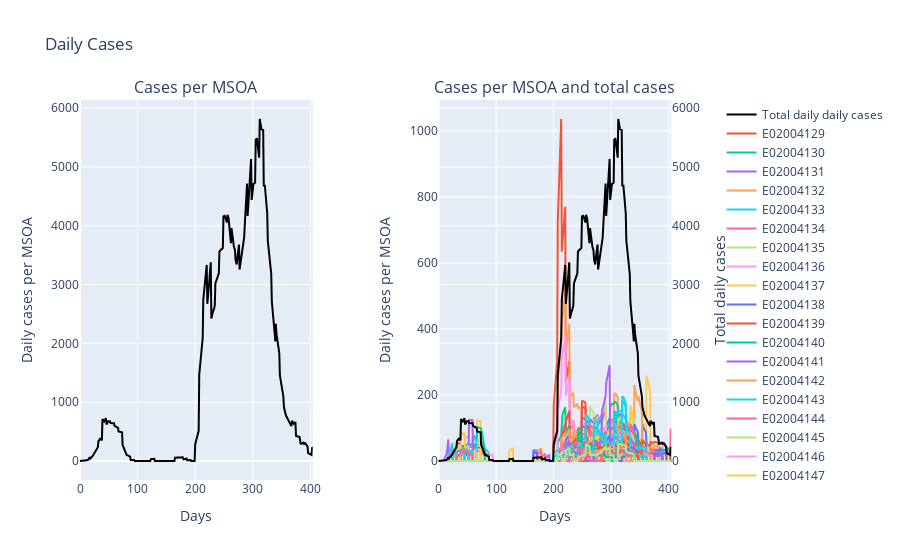

The code cell stored with this chart in its notebook:
### Code cell
# More complicated example includes secondary axis for the total cases *and* shows how to have two plots at once
fig = make_subplots(specs=[[{"secondary_y": False}, {"secondary_y": True}]], rows=1, cols=2, 
                    subplot_titles=(f"Cases per MSOA", f"Cases per MSOA and total cases"))

# First chart. Just the total cases
total = cases_msoa_melt.groupby('day').sum()
fig.add_trace(
    go.Scatter(x=total.index, y=total.cases,
               mode="lines", line={'color': 'black'}, name="Total daily daily cases"),
    row=1, col= 1)

# Second chart. Total cases by MSOA and total cases on secondary axis (need a trace for each MSOA)
for msoa in cases_msoa_melt.index.unique():
    df = cases_msoa_melt.loc[msoa]
    fig.add_trace(
        go.Scatter(x=df.day, y=df.cases, mode="lines", name=f"{msoa}"),
        secondary_y = False, row=1, col= 2)

fig.add_trace(
    go.Scatter(x=total.index, y=total.cases,
               mode="lines", line={'color': 'black'}, name="Total daily daily cases"),
    secondary_y = True, row=1, col= 2)
#del total, df

fig.update_layout(title_text="Daily Cases") # Add figure title
fig.update_xaxes(title_text="Days") # Set x-axis title

# Set y-axes titles
fig.update_yaxes(title_text="Daily cases per MSOA", secondary_y=False)
fig.update_yaxes(title_text="Total daily cases", secondary_y=True)

fig.show()

### Figure 1 — Plotly figure (JSON) as saved in the notebook; plotly's stock layout.template omitted (floating-point values rounded to 4 significant figures; data arrays with more than 128 entries replaced by an {"elided": "..."} marker saying what was removed)
{"data": [{"line": {"color": "black"}, "mode": "lines", "name": "Total daily daily cases", "type": "scatter", "x": {"elided": "405 int values"}, "xaxis": "x", "y": {"elided": "405 int values"}, "yaxis": "y"}, {"mode": "lines", "name": "E02004129", "type": "scatter", "x": {"elided": "405 int values"}, "xaxis": "x2", "y": {"elided": "405 int values"}, "yaxis": "y2"}, {"mode": "lines", "name": "E02004130", "type": "scatter", "x": {"elided": "405 int values"}, "xaxis": "x2", "y": {"elided": "405 int values"}, "yaxis": "y2"}, {"mode": "lines", "name": "E02004131", "type": "scatter", "x": {"elided": "405 int values"}, "xaxis": "x2", "y": {"elided": "405 int values"}, "yaxis": "y2"}, {"mode": "lines", "name": "E02004132", "type": "scatter", "x": {"elided": "405 int values"}, "xaxis": "x2", "y": {"elided": "405 int values"}, "yaxis": "y2"}, {"mode": "lines", "name": "E02004133", "type": "scatter", "x": {"elided": "405 int values"}, "xaxis": "x2", "y": {"elided": "405 int values"}, "yaxis": "y2"}, {"mode": "lines", "name": "E02004134", "type": "scatter", "x": {"elided": "405 int values"}, "xaxis": "x2", "y": {"elided": "405 int values"}, "yaxis": "y2"}, {"mode": "lines", "name": "E02004135", "type": "scatter", "x": {"elided": "405 int values"}, "xaxis": "x2", "y": {"elided": "405 int values"}, "yaxis": "y2"}, {"mode": "lines", "name": "E02004136", "type": "scatter", "x": {"elided": "405 int values"}, "xaxis": "x2", "y": {"elided": "405 int values"}, "yaxis": "y2"}, {"mode": "lines", "name": "E02004137", "type": "scatter", "x": {"elided": "405 int values"}, "xaxis": "x2", "y": {"elided": "405 int values"}, "yaxis": "y2"}, {"mode": "lines", "name": "E02004138", "type": "scatter", "x": {"elided": "405 int values"}, "xaxis": "x2", "y": {"elided": "405 int values"}, "yaxis": "y2"}, {"mode": "lines", "name": "E02004139", "type": "scatter", "x": {"elided": "405 int values"}, "xaxis": "x2", "y": {"elided": "405 int values"}, "yaxis": "y2"}, {"mode": "lines", "name": "E02004140", "type": "scatter", "x": {"elided": "405 int values"}, "xaxis": "x2", "y": {"elided": "405 int values"}, "yaxis": "y2"}, {"mode": "lines", "name": "E02004141", "type": "scatter", "x": {"elided": "405 int values"}, "xaxis": "x2", "y": {"elided": "405 int values"}, "yaxis": "y2"}, {"mode": "lines", "name": "E02004142", "type": "scatter", "x": {"elided": "405 int values"}, "xaxis": "x2", "y": {"elided": "405 int values"}, "yaxis": "y2"}, {"mode": "lines", "name": "E02004143", "type": "scatter", "x": {"elided": "405 int values"}, "xaxis": "x2", "y": {"elided": "405 int values"}, "yaxis": "y2"}, {"mode": "lines", "name": "E02004144", "type": "scatter", "x": {"elided": "405 int values"}, "xaxis": "x2", "y": {"elided": "405 int values"}, "yaxis": "y2"}, {"mode": "lines", "name": "E02004145", "type": "scatter", "x": {"elided": "405 int values"}, "xaxis": "x2", "y": {"elided": "405 int values"}, "yaxis": "y2"}, {"mode": "lines", "name": "E02004146", "type": "scatter", "x": {"elided": "405 int values"}, "xaxis": "x2", "y": {"elided": "405 int values"}, "yaxis": "y2"}, {"mode": "lines", "name": "E02004147", "type": "scatter", "x": {"elided": "405 int values"}, "xaxis": "x2", "y": {"elided": "405 int values"}, "yaxis": "y2"}, {"mode": "lines", "name": "E02004148", "type": "scatter", "x": {"elided": "405 int values"}, "xaxis": "x2", "y": {"elided": "405 int values"}, "yaxis": "y2"}, {"mode": "lines", "name": "E02004149", "type": "scatter", "x": {"elided": "405 int values"}, "xaxis": "x2", "y": {"elided": "405 int values"}, "yaxis": "y2"}, {"mode": "lines", "name": "E02004150", "type": "scatter", "x": {"elided": "405 int values"}, "xaxis": "x2", "y": {"elided": "405 int values"}, "yaxis": "y2"}, {"mode": "lines", "name": "E02004151", "type": "scatter", "x": {"elided": "405 int values"}, "xaxis": "x2", "y": {"elided": "405 int values"}, "yaxis": "y2"}, {"mode": "lines", "name": "E02004152", "type": "scatter", "x": {"elided": "405 int values"}, "xaxis": "x2", "y": {"elided": "405 int values"}, "yaxis": "y2"}, {"mode": "lines", "name": "E02004153", "type": "scatter", "x": {"elided": "405 int values"}, "xaxis": "x2", "y": {"elided": "405 int values"}, "yaxis": "y2"}, {"mode": "lines", "name": "E02004154", "type": "scatter", "x": {"elided": "405 int values"}, "xaxis": "x2", "y": {"elided": "405 int values"}, "yaxis": "y2"}, {"mode": "lines", "name": "E02004155", "type": "scatter", "x": {"elided": "405 int values"}, "xaxis": "x2", "y": {"elided": "405 int values"}, "yaxis": "y2"}, {"mode": "lines", "name": "E02004156", "type": "scatter", "x": {"elided": "405 int values"}, "xaxis": "x2", "y": {"elided": "405 int values"}, "yaxis": "y2"}, {"mode": "lines", "name": "E02004157", "type": "scatter", "x": {"elided": "405 int values"}, "xaxis": "x2", "y": {"elided": "405 int values"}, "yaxis": "y2"}, {"mode": "lines", "name": "E02004158", "type": "scatter", "x": {"elided": "405 int values"}, "xaxis": "x2", "y": {"elided": "405 int values"}, "yaxis": "y2"}, {"mode": "lines", "name": "E02004159", "type": "scatter", "x": {"elided": "405 int values"}, "xaxis": "x2", "y": {"elided": "405 int values"}, "yaxis": "y2"}, {"mode": "lines", "name": "E02004160", "type": "scatter", "x": {"elided": "405 int values"}, "xaxis": "x2", "y": {"elided": "405 int values"}, "yaxis": "y2"}, {"mode": "lines", "name": "E02004161", "type": "scatter", "x": {"elided": "405 int values"}, "xaxis": "x2", "y": {"elided": "405 int values"}, "yaxis": "y2"}, {"mode": "lines", "name": "E02004162", "type": "scatter", "x": {"elided": "405 int values"}, "xaxis": "x2", "y": {"elided": "405 int values"}, "yaxis": "y2"}, {"mode": "lines", "name": "E02004163", "type": "scatter", "x": {"elided": "405 int values"}, "xaxis": "x2", "y": {"elided": "405 int values"}, "yaxis": "y2"}, {"mode": "lines", "name": "E02004164", "type": "scatter", "x": {"elided": "405 int values"}, "xaxis": "x2", "y": {"elided": "405 int values"}, "yaxis": "y2"}, {"mode": "lines", "name": "E02004165", "type": "scatter", "x": {"elided": "405 int values"}, "xaxis": "x2", "y": {"elided": "405 int values"}, "yaxis": "y2"}, {"mode": "lines", "name": "E02004166", "type": "scatter", "x": {"elided": "405 int values"}, "xaxis": "x2", "y": {"elided": "405 int values"}, "yaxis": "y2"}, {"mode": "lines", "name": "E02004167", "type": "scatter", "x": {"elided": "405 int values"}, "xaxis": "x2", "y": {"elided": "405 int values"}, "yaxis": "y2"}, {"mode": "lines", "name": "E02004168", "type": "scatter", "x": {"elided": "405 int values"}, "xaxis": "x2", "y": {"elided": "405 int values"}, "yaxis": "y2"}, {"mode": "lines", "name": "E02004169", "type": "scatter", "x": {"elided": "405 int values"}, "xaxis": "x2", "y": {"elided": "405 int values"}, "yaxis": "y2"}, {"mode": "lines", "name": "E02004170", "type": "scatter", "x": {"elided": "405 int values"}, "xaxis": "x2", "y": {"elided": "405 int values"}, "yaxis": "y2"}, {"mode": "lines", "name": "E02004171", "type": "scatter", "x": {"elided": "405 int values"}, "xaxis": "x2", "y": {"elided": "405 int values"}, "yaxis": "y2"}, {"mode": "lines", "name": "E02004172", "type": "scatter", "x": {"elided": "405 int values"}, "xaxis": "x2", "y": {"elided": "405 int values"}, "yaxis": "y2"}, {"mode": "lines", "name": "E02004173", "type": "scatter", "x": {"elided": "405 int values"}, "xaxis": "x2", "y": {"elided": "405 int values"}, "yaxis": "y2"}, {"mode": "lines", "name": "E02004174", "type": "scatter", "x": {"elided": "405 int values"}, "xaxis": "x2", "y": {"elided": "405 int values"}, "yaxis": "y2"}, {"mode": "lines", "name": "E02004175", "type": "scatter", "x": {"elided": "405 int values"}, "xaxis": "x2", "y": {"elided": "405 int values"}, "yaxis": "y2"}, {"mode": "lines", "name": "E02004176", "type": "scatter", "x": {"elided": "405 int values"}, "xaxis": "x2", "y": {"elided": "405 int values"}, "yaxis": "y2"}, {"mode": "lines", "name": "E02004177", "type": "scatter", "x": {"elided": "405 int values"}, "xaxis": "x2", "y": {"elided": "405 int values"}, "yaxis": "y2"}, {"mode": "lines", "name": "E02004178", "type": "scatter", "x": {"elided": "405 int values"}, "xaxis": "x2", "y": {"elided": "405 int values"}, "yaxis": "y2"}, {"mode": "lines", "name": "E02004179", "type": "scatter", "x": {"elided": "405 int values"}, "xaxis": "x2", "y": {"elided": "405 int values"}, "yaxis": "y2"}, {"mode": "lines", "name": "E02004180", "type": "scatter", "x": {"elided": "405 int values"}, "xaxis": "x2", "y": {"elided": "405 int values"}, "yaxis": "y2"}, {"mode": "lines", "name": "E02004181", "type": "scatter", "x": {"elided": "405 int values"}, "xaxis": "x2", "y": {"elided": "405 int values"}, "yaxis": "y2"}, {"mode": "lines", "name": "E02004182", "type": "scatter", "x": {"elided": "405 int values"}, "xaxis": "x2", "y": {"elided": "405 int values"}, "yaxis": "y2"}, {"mode": "lines", "name": "E02004183", "type": "scatter", "x": {"elided": "405 int values"}, "xaxis": "x2", "y": {"elided": "405 int values"}, "yaxis": "y2"}, {"mode": "lines", "name": "E02004184", "type": "scatter", "x": {"elided": "405 int values"}, "xaxis": "x2", "y": {"elided": "405 int values"}, "yaxis": "y2"}, {"mode": "lines", "name": "E02004185", "type": "scatter", "x": {"elided": "405 int values"}, "xaxis": "x2", "y": {"elided": "405 int values"}, "yaxis": "y2"}, {"mode": "lines", "name": "E02004186", "type": "scatter", "x": {"elided": "405 int values"}, "xaxis": "x2", "y": {"elided": "405 int values"}, "yaxis": "y2"}, {"mode": "lines", "name": "E02004187", "type": "scatter", "x": {"elided": "405 int values"}, "xaxis": "x2", "y": {"elided": "405 int values"}, "yaxis": "y2"}, {"mode": "lines", "name": "E02004188", "type": "scatter", "x": {"elided": "405 int values"}, "xaxis": "x2", "y": {"elided": "405 int values"}, "yaxis": "y2"}, {"mode": "lines", "name": "E02004189", "type": "scatter", "x": {"elided": "405 int values"}, "xaxis": "x2", "y": {"elided": "405 int values"}, "yaxis": "y2"}, {"mode": "lines", "name": "E02004190", "type": "scatter", "x": {"elided": "405 int values"}, "xaxis": "x2", "y": {"elided": "405 int values"}, "yaxis": "y2"}, {"mode": "lines", "name": "E02004191", "type": "scatter", "x": {"elided": "405 int values"}, "xaxis": "x2", "y": {"elided": "405 int values"}, "yaxis": "y2"}, {"mode": "lines", "name": "E02004192", "type": "scatter", "x": {"elided": "405 int values"}, "xaxis": "x2", "y": {"elided": "405 int values"}, "yaxis": "y2"}, {"mode": "lines", "name": "E02004193", "type": "scatter", "x": {"elided": "405 int values"}, "xaxis": "x2", "y": {"elided": "405 int values"}, "yaxis": "y2"}, {"mode": "lines", "name": "E02004194", "type": "scatter", "x": {"elided": "405 int values"}, "xaxis": "x2", "y": {"elided": "405 int values"}, "yaxis": "y2"}, {"mode": "lines", "name": "E02004195", "type": "scatter", "x": {"elided": "405 int values"}, "xaxis": "x2", "y": {"elided": "405 int values"}, "yaxis": "y2"}, {"mode": "lines", "name": "E02004196", "type": "scatter", "x": {"elided": "405 int values"}, "xaxis": "x2", "y": {"elided": "405 int values"}, "yaxis": "y2"}, {"mode": "lines", "name": "E02004197", "type": "scatter", "x": {"elided": "405 int values"}, "xaxis": "x2", "y": {"elided": "405 int values"}, "yaxis": "y2"}, {"mode": "lines", "name": "E02004198", "type": "scatter", "x": {"elided": "405 int values"}, "xaxis": "x2", "y": {"elided": "405 int values"}, "yaxis": "y2"}, {"mode": "lines", "name": "E02004199", "type": "scatter", "x": {"elided": "405 int values"}, "xaxis": "x2", "y": {"elided": "405 int values"}, "yaxis": "y2"}, {"mode": "lines", "name": "E02004200", "type": "scatter", "x": {"elided": "405 int values"}, "xaxis": "x2", "y": {"elided": "405 int values"}, "yaxis": "y2"}, {"mode": "lines", "name": "E02004201", "type": "scatter", "x": {"elided": "405 int values"}, "xaxis": "x2", "y": {"elided": "405 int values"}, "yaxis": "y2"}, {"mode": "lines", "name": "E02004202", "type": "scatter", "x": {"elided": "405 int values"}, "xaxis": "x2", "y": {"elided": "405 int values"}, "yaxis": "y2"}, {"mode": "lines", "name": "E02004203", "type": "scatter", "x": {"elided": "405 int values"}, "xaxis": "x2", "y": {"elided": "405 int values"}, "yaxis": "y2"}, {"mode": "lines", "name": "E02004204", "type": "scatter", "x": {"elided": "405 int values"}, "xaxis": "x2", "y": {"elided": "405 int values"}, "yaxis": "y2"}, {"mode": "lines", "name": "E02004205", "type": "scatter", "x": {"elided": "405 int values"}, "xaxis": "x2", "y": {"elided": "405 int values"}, "yaxis": "y2"}, {"mode": "lines", "name": "E02004206", "type": "scatter", "x": {"elided": "405 int values"}, "xaxis": "x2", "y": {"elided": "405 int values"}, "yaxis": "y2"}, {"mode": "lines", "name": "E02004207", "type": "scatter", "x": {"elided": "405 int values"}, "xaxis": "x2", "y": {"elided": "405 int values"}, "yaxis": "y2"}, {"mode": "lines", "name": "E02004208", "type": "scatter", "x": {"elided": "405 int values"}, "xaxis": "x2", "y": {"elided": "405 int values"}, "yaxis": "y2"}, {"mode": "lines", "name": "E02004209", "type": "scatter", "x": {"elided": "405 int values"}, "xaxis": "x2", "y": {"elided": "405 int values"}, "yaxis": "y2"}, {"mode": "lines", "name": "E02004210", "type": "scatter", "x": {"elided": "405 int values"}, "xaxis": "x2", "y": {"elided": "405 int values"}, "yaxis": "y2"}, {"mode": "lines", "name": "E02004211", "type": "scatter", "x": {"elided": "405 int values"}, "xaxis": "x2", "y": {"elided": "405 int values"}, "yaxis": "y2"}, {"mode": "lines", "name": "E02004212", "type": "scatter", "x": {"elided": "405 int values"}, "xaxis": "x2", "y": {"elided": "405 int values"}, "yaxis": "y2"}, {"mode": "lines", "name": "E02004213", "type": "scatter", "x": {"elided": "405 int values"}, "xaxis": "x2", "y": {"elided": "405 int values"}, "yaxis": "y2"}, {"mode": "lines", "name": "E02004214", "type": "scatter", "x": {"elided": "405 int values"}, "xaxis": "x2", "y": {"elided": "405 int values"}, "yaxis": "y2"}, {"mode": "lines", "name": "E02004215", "type": "scatter", "x": {"elided": "405 int values"}, "xaxis": "x2", "y": {"elided": "405 int values"}, "yaxis": "y2"}, {"mode": "lines", "name": "E02004216", "type": "scatter", "x": {"elided": "405 int values"}, "xaxis": "x2", "y": {"elided": "405 int values"}, "yaxis": "y2"}, {"mode": "lines", "name": "E02004217", "type": "scatter", "x": {"elided": "405 int values"}, "xaxis": "x2", "y": {"elided": "405 int values"}, "yaxis": "y2"}, {"mode": "lines", "name": "E02004218", "type": "scatter", "x": {"elided": "405 int values"}, "xaxis": "x2", "y": {"elided": "405 int values"}, "yaxis": "y2"}, {"mode": "lines", "name": "E02004219", "type": "scatter", "x": {"elided": "405 int values"}, "xaxis": "x2", "y": {"elided": "405 int values"}, "yaxis": "y2"}, {"mode": "lines", "name": "E02004220", "type": "scatter", "x": {"elided": "405 int values"}, "xaxis": "x2", "y": {"elided": "405 int values"}, "yaxis": "y2"}, {"mode": "lines", "name": "E02004221", "type": "scatter", "x": {"elided": "405 int values"}, "xaxis": "x2", "y": {"elided": "405 int values"}, "yaxis": "y2"}, {"mode": "lines", "name": "E02004222", "type": "scatter", "x": {"elided": "405 int values"}, "xaxis": "x2", "y": {"elided": "405 int values"}, "yaxis": "y2"}, {"mode": "lines", "name": "E02004223", "type": "scatter", "x": {"elided": "405 int values"}, "xaxis": "x2", "y": {"elided": "405 int values"}, "yaxis": "y2"}, {"mode": "lines", "name": "E02004224", "type": "scatter", "x": {"elided": "405 int values"}, "xaxis": "x2", "y": {"elided": "405 int values"}, "yaxis": "y2"}, {"mode": "lines", "name": "E02004225", "type": "scatter", "x": {"elided": "405 int values"}, "xaxis": "x2", "y": {"elided": "405 int values"}, "yaxis": "y2"}, {"mode": "lines", "name": "E02004226", "type": "scatter", "x": {"elided": "405 int values"}, "xaxis": "x2", "y": {"elided": "405 int values"}, "yaxis": "y2"}, {"mode": "lines", "name": "E02004227", "type": "scatter", "x": {"elided": "405 int values"}, "xaxis": "x2", "y": {"elided": "405 int values"}, "yaxis": "y2"}, {"mode": "lines", "name": "E02004228", "type": "scatter", "x": {"elided": "405 int values"}, "xaxis": "x2", "y": {"elided": "405 int values"}, "yaxis": "y2"}, {"mode": "lines", "name": "E02004229", "type": "scatter", "x": {"elided": "405 int values"}, "xaxis": "x2", "y": {"elided": "405 int values"}, "yaxis": "y2"}, {"mode": "lines", "name": "E02004230", "type": "scatter", "x": {"elided": "405 int values"}, "xaxis": "x2", "y": {"elided": "405 int values"}, "yaxis": "y2"}, {"mode": "lines", "name": "E02004231", "type": "scatter", "x": {"elided": "405 int values"}, "xaxis": "x2", "y": {"elided": "405 int values"}, "yaxis": "y2"}, {"mode": "lines", "name": "E02004232", "type": "scatter", "x": {"elided": "405 int values"}, "xaxis": "x2", "y": {"elided": "405 int values"}, "yaxis": "y2"}, {"mode": "lines", "name": "E02004233", "type": "scatter", "x": {"elided": "405 int values"}, "xaxis": "x2", "y": {"elided": "405 int values"}, "yaxis": "y2"}, {"mode": "lines", "name": "E02004234", "type": "scatter", "x": {"elided": "405 int values"}, "xaxis": "x2", "y": {"elided": "405 int values"}, "yaxis": "y2"}, {"mode": "lines", "name": "E02004235", "type": "scatter", "x": {"elided": "405 int values"}, "xaxis": "x2", "y": {"elided": "405 int values"}, "yaxis": "y2"}, {"line": {"color": "black"}, "mode": "lines", "name": "Total daily daily cases", "type": "scatter", "x": {"elided": "405 int values"}, "xaxis": "x2", "y": {"elided": "405 int values"}, "yaxis": "y3"}], "layout": {"annotations": [{"font": {"size": 16}, "showarrow": false, "text": "Cases per MSOA", "x": 0.185, "xanchor": "center", "xref": "paper", "y": 1, "yanchor": "bottom", "yref": "paper"}, {"font": {"size": 16}, "showarrow": false, "text": "Cases per MSOA and total cases", "x": 0.755, "xanchor": "center", "xref": "paper", "y": 1, "yanchor": "bottom", "yref": "paper"}], "title": {"text": "Daily Cases"}, "xaxis": {"anchor": "y", "domain": [0, 0.37], "title": {"text": "Days"}}, "xaxis2": {"anchor": "y2", "domain": [0.57, 0.94], "title": {"text": "Days"}}, "yaxis": {"anchor": "x", "domain": [0, 1], "title": {"text": "Daily cases per MSOA"}}, "yaxis2": {"anchor": "x2", "domain": [0, 1], "title": {"text": "Daily cases per MSOA"}}, "yaxis3": {"anchor": "x2", "overlaying": "y2", "side": "right", "title": {"text": "Total daily cases"}}}}
